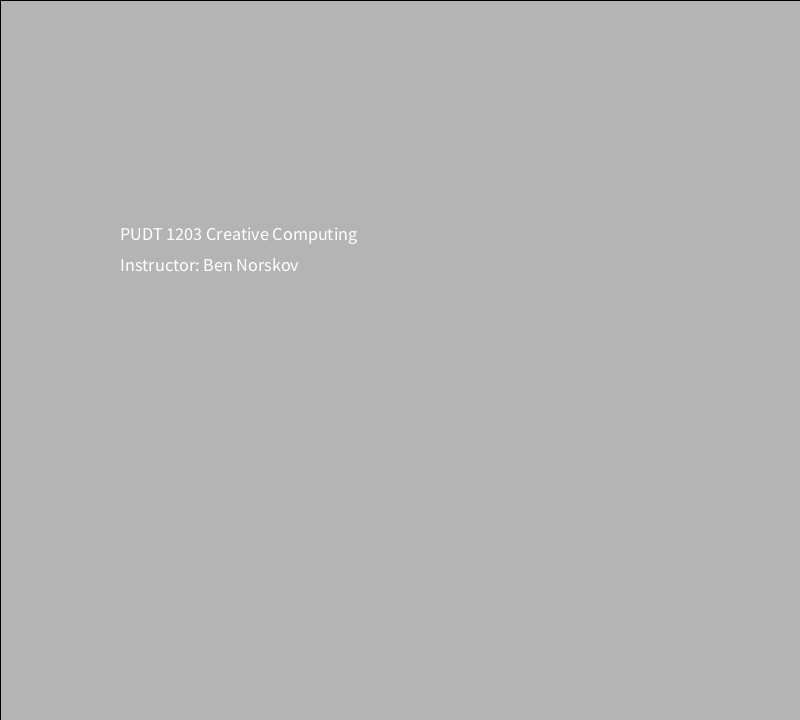
Frame 1 (no input)
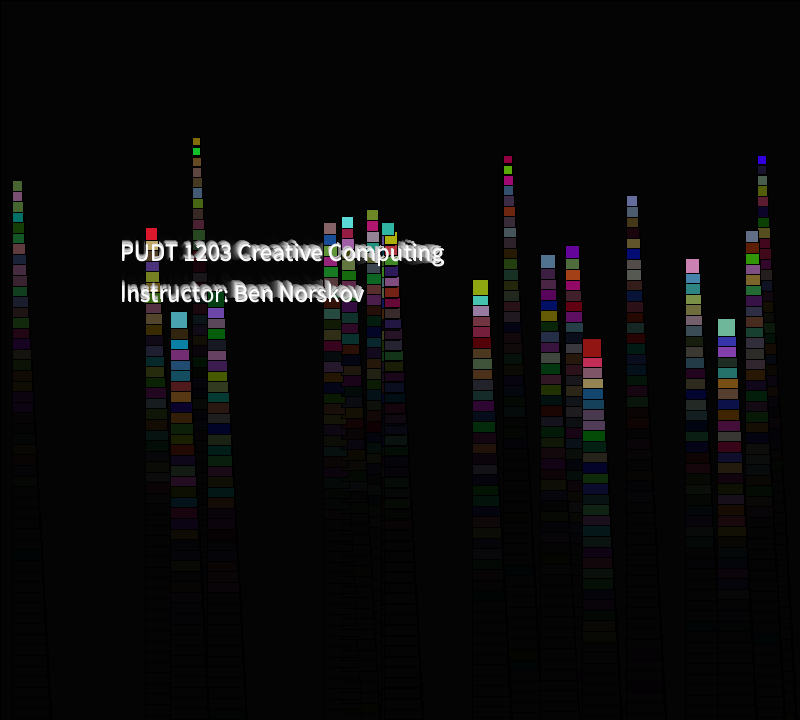
Frame 60 (the mouse pressed at the canvas centre just before this capture)
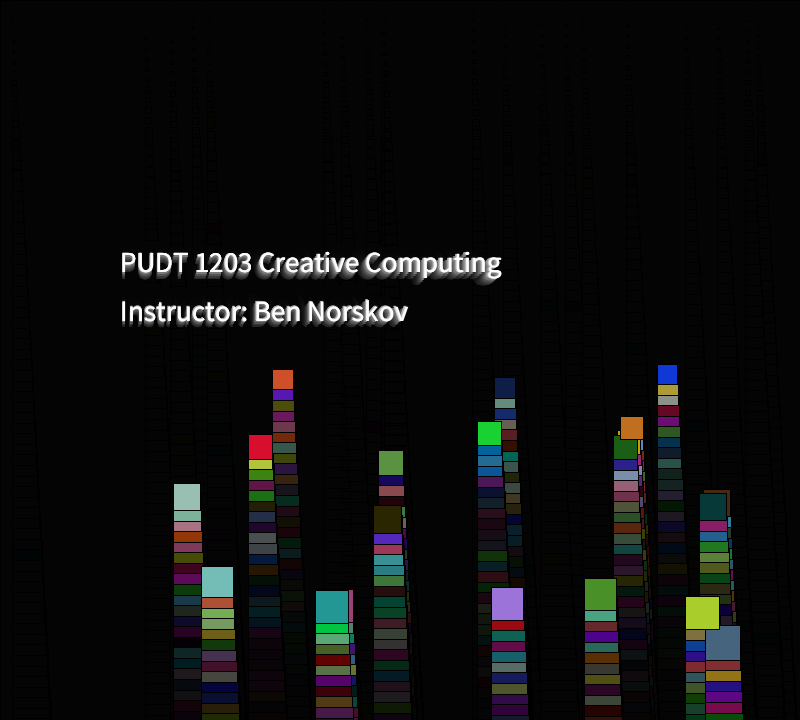
Frame 120 (the mouse held since frame 60 and released just before this capture)

The Processing sketch that drew these frames (run headless with seeded random() and noise(); from frame 60 on, the mouse is pressed at the canvas centre):

// Processing sketch: processing_68361
// ── processing_68361.pde

FallRect[] rec = new FallRect[20];
int number=20;
void setup() {
  size(800, 720);
  for (int i=0; i<number; i++) {
    rec[i] = new FallRect(0, -100);
  }
}
void draw() {
//  background(0);
for(int i=0; i<number; i++) {
rec[i].update();
rec[i].draw();
}
  fill(0, 30);
  rect(0, 0, width, height);
  fill(255);
  translate(width*.15, height*.25);
  scale(sin(frameCount*.01) + 1.5);
  text("PUDT 1203 Creative Computing", 0, sin(frameCount*.2)*2+40);
  text("Instructor: Ben Norskov", 0, sin(frameCount*.2)*2+60);
}

class FallRect{
  float x, y, w, h;
  float speed = 10;
  FallRect(float _x, float _y) {
    x=_x;
    y=_y;
    w = 40;
  }
  void update() {
    y-=speed;
    if (y<-20) {
      y = height + random(250);
      x=random(width);
    }
  }
  void draw() {
    fill(random(0, 255),random(0, 255),random(0, 255));
    rect(x, y, w*y/height, w*y/height);
  }
}
